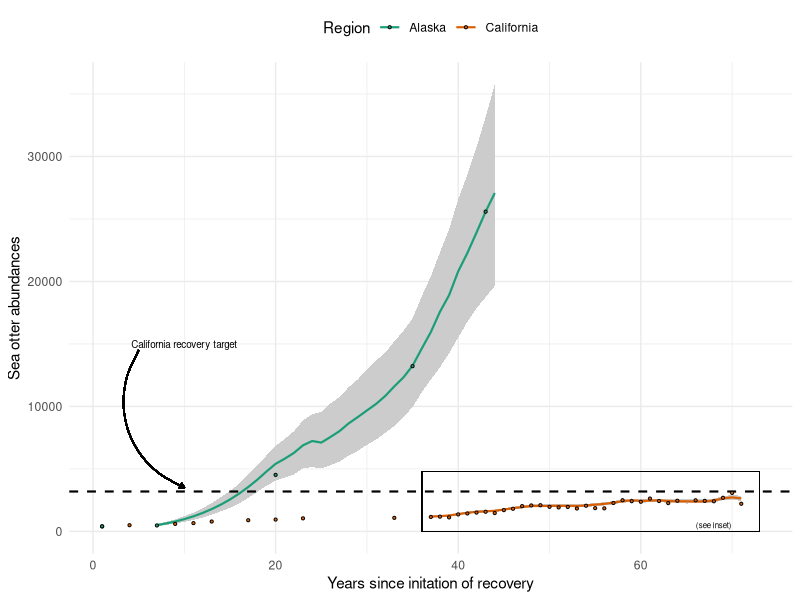
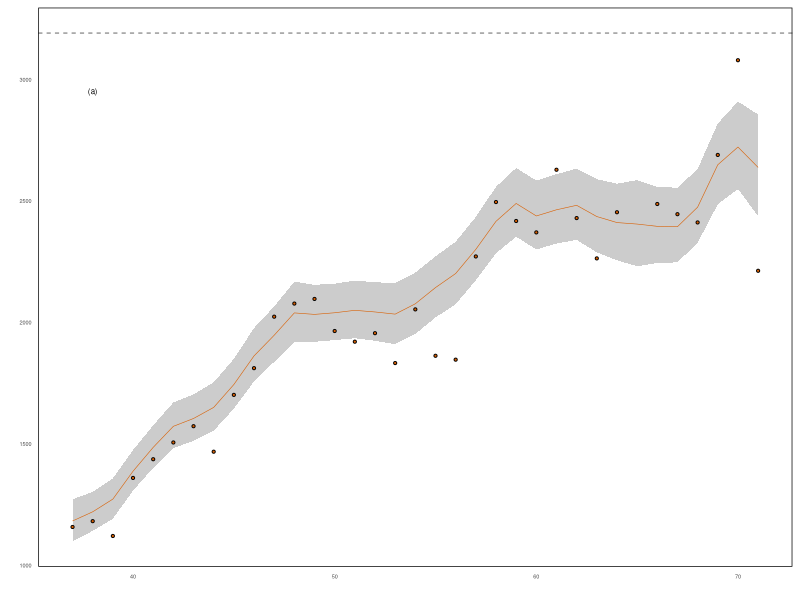
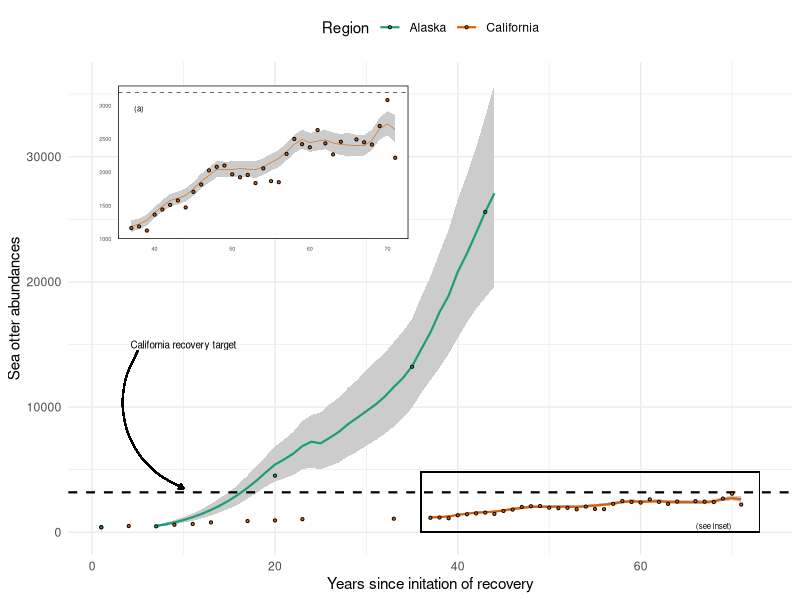
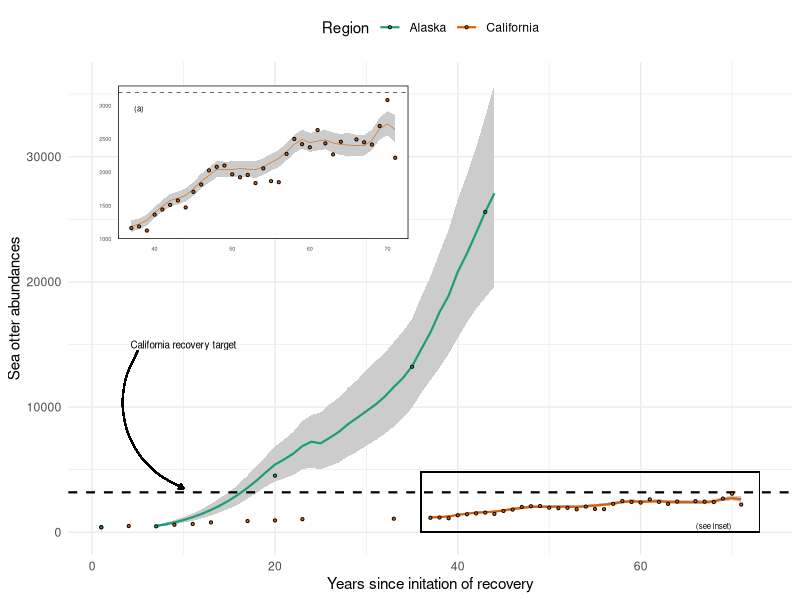

Recreate these plots in R, in order.
library(ggplot2)
library(tidyr)

otters <- read.csv("Figures/SeaOtters_AKCA.csv",header=TRUE)
head(otters,2)
p1 <- ggplot(otters,aes(x=Year_Seq,y=Abundance,fill=Region,colour=Region)) +
  geom_ribbon(data=otters[otters$Method=='Estimated',],aes(x=Year_Seq,ymin=LCI,ymax=UCI,group=Region),colour=NA,fill='grey80',alpha=1) +
  geom_line(data=otters[otters$Method=='Estimated',],lwd=0.75) + 
  geom_hline(yintercept=3190,lty=2,lwd=0.75,col='black')+
  geom_point(data=otters[otters$Method=='Observed',],pch=21,col="black",size=0.75) +
  xlab("Years since initation of recovery") + ylab("Sea otter abundances") +
  theme_minimal() +
  annotate("text",label="California recovery target",x=10,y=15000,size=2.5)+
  geom_curve(x= 5, y = 14500,xend = 10, yend = 3500, color = 'black',arrow = arrow(length=unit(0.05,'inches'),type='closed'),lwd=0.5)+
  scale_fill_brewer(type="qual",palette=2) +
  scale_colour_brewer(type="qual",palette=2) +
  theme(legend.position="top")+
  geom_rect(aes(xmin=36,xmax=73,ymin=0,ymax=4800),col='black',lwd=0.25,fill=NA)+
  annotate("text",label="(see inset)",x=68,y=500,size=2.0)
p1
sub_ott <- otters[otters$Region=='California' & otters$Year>=1983,]
ca <- ggplot(sub_ott,aes(x=Year_Seq,y=Abundance,fill=Region,colour=Region)) +
  geom_ribbon(data=sub_ott[sub_ott$Method=='Estimated',],aes(x=Year_Seq,ymin=LCI,ymax=UCI,group=Region),colour=NA,fill='grey80') +
  geom_line(data=sub_ott[sub_ott$Method=='Estimated',],lwd=0.2) + 
  geom_hline(yintercept=3190,lty=2,lwd=0.2,col='black')+
  geom_point(data=sub_ott[sub_ott$Method=='Observed',],pch=21,col="black",size=0.75) +
  theme_minimal() +
  xlab("") + ylab("") +
  annotate("text",label="(a)",x=38,y=2950,size=2)+
  scale_fill_manual(values="#d95f02") +
  scale_colour_manual(values="#d95f02") +
  theme(legend.position="none",panel.background = element_rect(fill=adjustcolor("white",0.90), colour="black"),panel.grid.major = element_blank(), panel.grid.minor = element_blank(),text=element_text(size=5),axis.text=element_text())
ca
library(cowplot)
otter_inset <- ggdraw(p1) +
  draw_plot({
    ca},
    # The distance along a (0,1) x-axis to draw the left edge of the plot
    x = 0.10, 
    # The distance along a (0,1) y-axis to draw the bottom edge of the plot
    y = 0.55,
    # The width and height of the plot expressed as proportion of the entire ggdraw object
    width = 0.42, 
    height = 0.32)
otter_inset
ggsave(plot=otter_inset,"Figures/Sea otter comparisons.jpeg",dpi=600,units='in',height=4.5,width=4.5)
